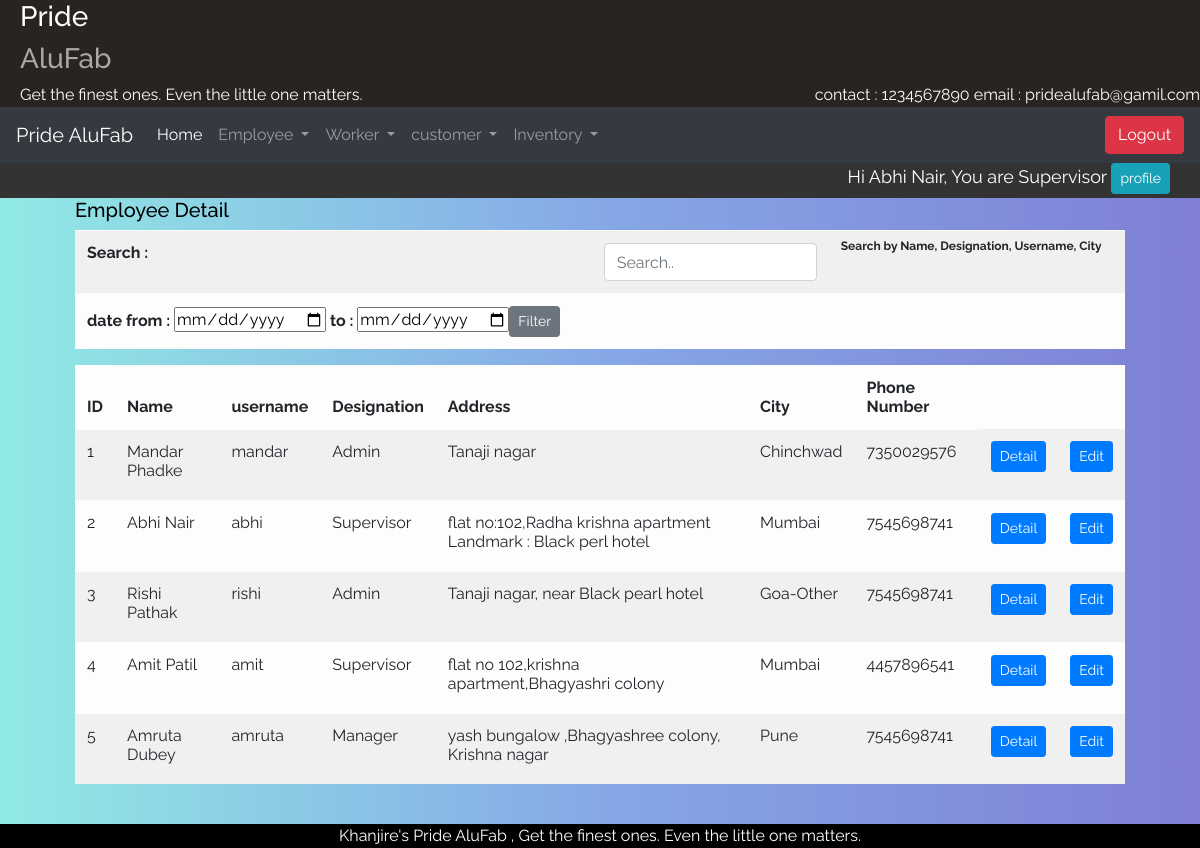
The app's page /DetailEmps (signed in), older data.
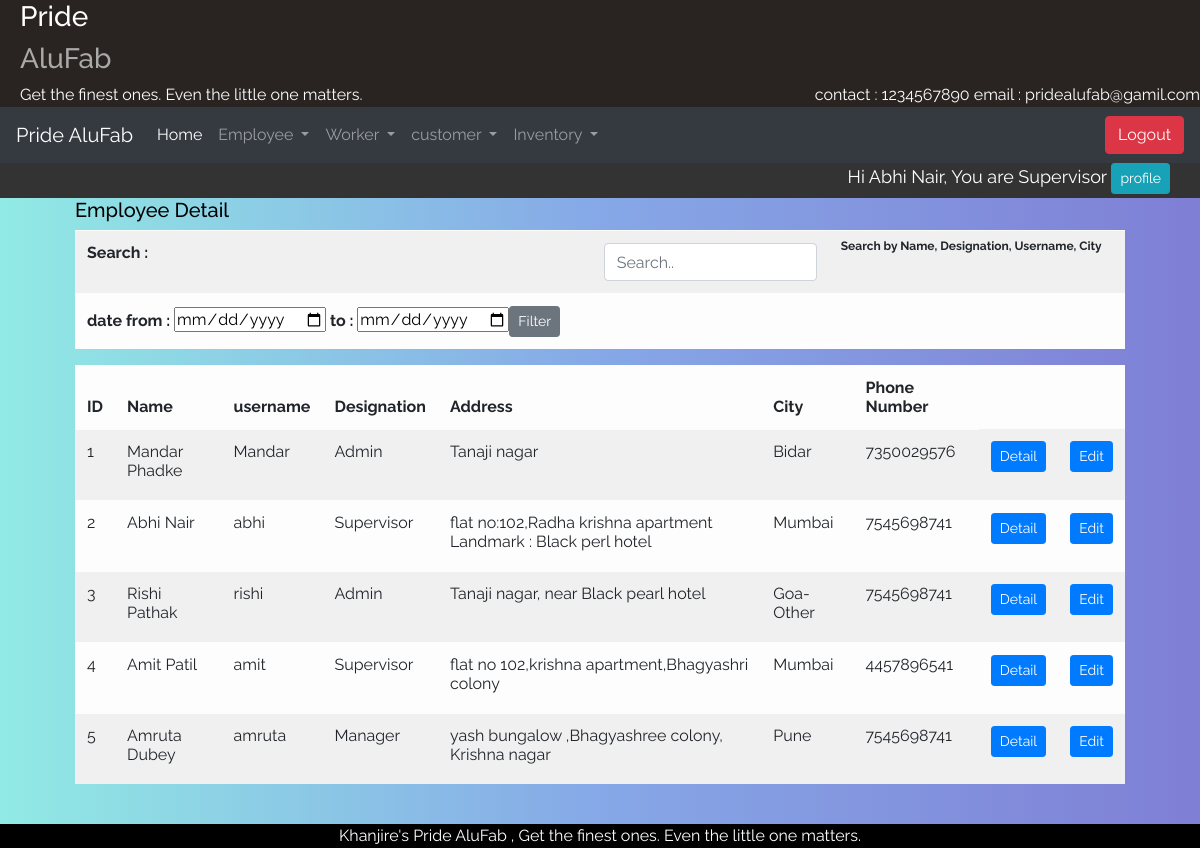
The same page, newer data.
### alufab/models.py (models this page shows, shortened)
class Employee(models.Model):
    Emp_id = models.ForeignKey(User, on_delete=models.CASCADE)
    phono = models.IntegerField(default=0)
    Address = models.CharField(default=' ',max_length=100)
    city = models.CharField(default='Ichalkaranji',max_length=20)
    de = [
        ('Manager','Manager'),
        ('Supervisor','Supervisor'),
        ('Admin', 'Admin')
    ]
    designation = models.CharField(max_length=10, choices=de)
    Paymentperday = models.FloatField(default=0)
    is_working=models.BooleanField(default=True)

### alufab/views.py (the view)
# urls.py: path("DetailEmps", views.DetailEmps, name='DetailEmps'),
def DetailEmps(request):
    obj = Employee.objects.all()
    empid = request.user.id
    desig = Employee.objects.get(Emp_id=empid)
    data={'obj':obj,'desig':desig}
    return render(request, 'alufab/employee_list.html', data)

### templates/alufab/employee_list.html (shortened to what this page needs)
{% extends 'home.html' %}
{% block content %}
<div class="detail_view">
    <h5>Employee Detail</h5>
    <table class="table table-light table-responsive-sm table-striped table_detail">
        <tr><Th colspan="3">Search : </Th><th colspan="3"><input class="form-control" id="myInput" type="text" placeholder="Search.."></th><th><sub>Search by Name, Designation, Username, City</sub></th></tr>
<tr>
    <th><form method="get" action="{% url 'filterCustomer' %}">date from : <input type="date" name="from"/> to : <input type="date" name="to"/><button type="submit" name="filter" class="btn btn-secondary btn-sm">Filter</button></form></th>
</tr>
    </table>
    <table class="table table-light table-responsive-sm table-striped table_detail" id="myTable">
      <thead>
          <tr>
                <th class="sort">ID</th>
                <th class="sort">Name</th>
                  <th class="sort">username</th>
                <th class="sort">Designation</th>
                <th class="sort">Address</th>
                <th class="sort">City</th>
                <th class="sort">Phone Number</th>
            </tr
          </thead>
          <tbody>
            {%for i in obj%}
            <tr>
                <td><label>{{i.id}}</label></td>
                <td><label>{{i.Emp_id.first_name}} {{i.Emp_id.last_name}}</label></td>
                <td><label>{{i.Emp_id}}</label></td>
                <td><label>{{i.designation}}</label></td>
                <td><label>{{i.Address}}</label></td>
                <td><label>{{i.city}}</label></td>
                <td><label>{{i.phono}}</label></td>
                <td><a href="{% url 'DetailEmp' i.id%}"><button class="btn btn-sm btn-primary">Detail</button></a></td>
    <td><a href="{% url 'profile1' i.id%}"><button class="btn btn-sm btn-primary">Edit</button></a></td>
            </tr>
            {%endfor%}
          </tbody>
        </table>
</div>
<br>
{% endblock %}

Row changes from the older to the newer data that the page shows:
changed Employee "Tanaji nagar": Emp_id "mandar" → "Mandar"; city "Chinchwad" → "Bidar"
